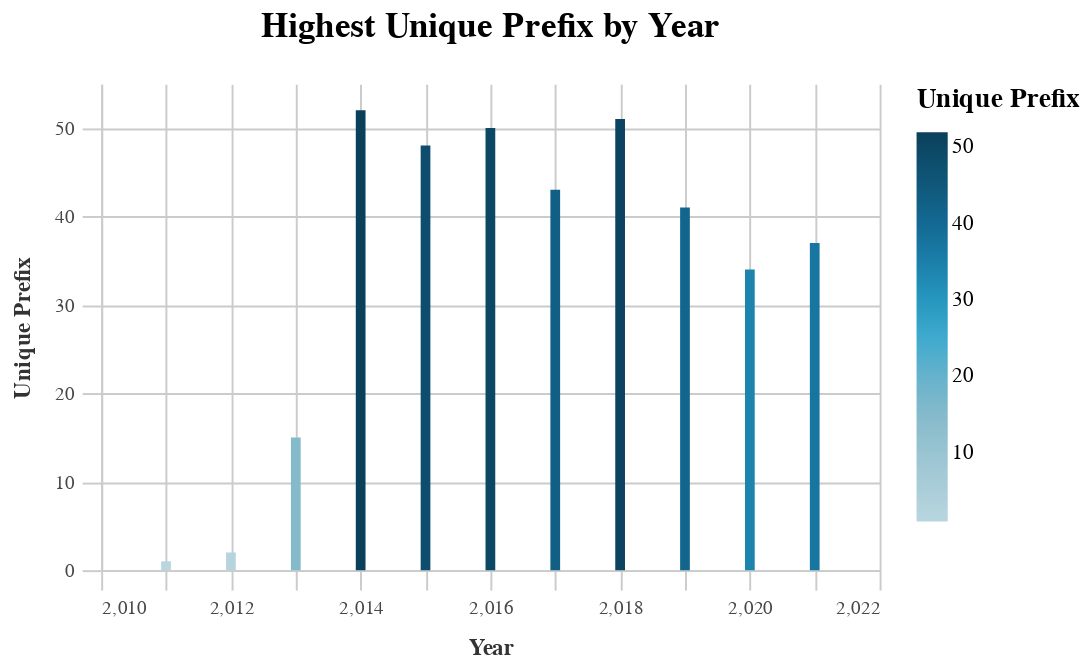

The cell this chart's notebook holds for it:
### Code cell
basic_bar_chart((df2),
            "unique_prefix",
            "prepared_y")

### Figure 1 — Vega-Lite specification as saved in the notebook (floating-point values rounded to 4 significant figures)
{"width": 400, "height": 250, "background": "white", "config": {"title": {"fontSize": 18, "font": "Raleway", "anchor": "middle", "fontColor": "#333", "fontWeight": "bold", "offset": 20}, "header": {"labelFont": "Nunito Sans", "titleFont": "Raleway"}, "axis": {"domain": true, "domainColor": "#cbcbcb", "grid": true, "gridColor": "#cbcbcb", "gridWidth": 1, "labelColor": "#474747", "labelFontSize": 10, "titleColor": "#333", "tickColor": "#cbcbcb", "tickSize": 10, "titleFontSize": 12, "titlePadding": 10, "labelPadding": 4}, "axisBand": {"grid": false}, "range": {"category_bright": ["#2EA8CE", "#EB9F3C", "#F4D837", "#51BF9D", "#8CBCCB", "#9487C0"], "category_bold": ["#136C97", "#E16B26", "#F6BF16", "#00896B", "#7790A3", "#5B559C"], "diverging": ["#E16B26", "#EB9F3C", "#f6e7e1", "#8CBCCB", "#2EA8CE", "#136C97"], "sequential": ["#B9D6DF", "#8CBCCB", "#2EA8CE", "#136C97", "#0B405B"]}, "legend": {"labelFont": "Nunito Sans", "labelFontSize": 11, "symbolType": "square", "symbolSize": 30, "titleFont": "Raleway", "titleFontSize": 14, "titlePadding": 10, "padding": 1, "orient": "right", "labelLimit": 0}, "view": {"stroke": "transparent"}, "group": {"fill": "white"}, "arc": {"fill": "#8CBCCB"}, "area": {"fill": "#8CBCCB"}, "line": {"stroke": "#8CBCCB", "strokeWidth": 2}, "trail": {"color": "#8CBCCB", "stroke": "#8CBCCB", "strokeWidth": 0, "size": 1}, "path": {"stroke": "#8CBCCB", "strokeWidth": 0.5}, "rect": {"fill": "#8CBCCB"}, "point": {"filled": true, "shape": "circle"}, "shape": {"stroke": "#8CBCCB"}, "text": {"font": "Nunito Sans", "color": "#8CBCCB", "fontSize": 11, "align": "center", "fontWeight": 400, "size": 11}, "bar": {"binSpacing": 2, "fill": "#8CBCCB", "stroke": false}}, "data": {"name": "data-b9f6b2c452a8981094e2593c28bbb185"}, "mark": "bar", "encoding": {"color": {"field": "unique_prefix", "legend": {"title": "Unique Prefix"}, "scale": {"range": ["#B9D6DF", "#8CBCCB", "#2EA8CE", "#136C97", "#0B405B"]}, "type": "quantitative"}, "x": {"field": "prepared_y", "sort": "-y", "title": "Year", "type": "quantitative"}, "y": {"field": "unique_prefix", "title": "Unique Prefix", "type": "quantitative"}}, "title": "Highest Unique Prefix by Year", "$schema": "https://vega.github.io/schema/vega-lite/v4.17.0.json", "datasets": {"data-b9f6b2c452a8981094e2593c28bbb185": [{"prepared_y": 2021.0, "dist": 4, "ac_requested_sum": 2534000.0, "fed_requested_sum": 106100000.0, "total_requested_sum": 160300000.0, "ac_requested_mean": 7541.0, "fed_requested_mean": 315800.0, "total_requested_mean": 477000.0, "unique_prefix": 37.0, "unique_primary_agency_name": 91.0, "unique_project_location": 272.0, "unique_project_no": 277.0, "unique_type_of_work": 253.0}, {"prepared_y": 2020.0, "dist": 4, "ac_requested_sum": -15200000.0, "fed_requested_sum": 215100000.0, "total_requested_sum": 381600000.0, "ac_requested_mean": -52430.0, "fed_requested_mean": 741600.0, "total_requested_mean": 1316000.0, "unique_prefix": 34.0, "unique_primary_agency_name": 89.0, "unique_project_location": 237.0, "unique_project_no": 246.0, "unique_type_of_work": 218.0}, {"prepared_y": 2019.0, "dist": 4, "ac_requested_sum": -70930000.0, "fed_requested_sum": 314900000.0, "total_requested_sum": 319700000.0, "ac_requested_mean": -176900.0, "fed_requested_mean": 785200.0, "total_requested_mean": 797200.0, "unique_prefix": 41.0, "unique_primary_agency_name": 93.0, "unique_project_location": 322.0, "unique_project_no": 333.0, "unique_type_of_work": 300.0}, {"prepared_y": 2018.0, "dist": 4, "ac_requested_sum": -19610000.0, "fed_requested_sum": 286200000.0, "total_requested_sum": 374000000.0, "ac_requested_mean": -43200.0, "fed_requested_mean": 630300.0, "total_requested_mean": 823900.0, "unique_prefix": 51.0, "unique_primary_agency_name": 97.0, "unique_project_location": 344.0, "unique_project_no": 369.0, "unique_type_of_work": 315.0}, {"prepared_y": 2017.0, "dist": 4, "ac_requested_sum": -12270000.0, "fed_requested_sum": 280100000.0, "total_requested_sum": 333200000.0, "ac_requested_mean": -33340.0, "fed_requested_mean": 761100.0, "total_requested_mean": 905400.0, "unique_prefix": 43.0, "unique_primary_agency_name": 98.0, "unique_project_location": 293.0, "unique_project_no": 320.0, "unique_type_of_work": 270.0}, {"prepared_y": 2016.0, "dist": 4, "ac_requested_sum": 59690000.0, "fed_requested_sum": 304800000.0, "total_requested_sum": 502300000.0, "ac_requested_mean": 144200.0, "fed_requested_mean": 736200.0, "total_requested_mean": 1213000.0, "unique_prefix": 50.0, "unique_primary_agency_name": 113.0, "unique_project_location": 336.0, "unique_project_no": 361.0, "unique_type_of_work": 300.0}, {"prepared_y": 2015.0, "dist": 4, "ac_requested_sum": 68360000.0, "fed_requested_sum": 240000000.0, "total_requested_sum": 448700000.0, "ac_requested_mean": 152300.0, "fed_requested_mean": 534400.0, "total_requested_mean": 999200.0, "unique_prefix": 48.0, "unique_primary_agency_name": 109.0, "unique_project_location": 374.0, "unique_project_no": 394.0, "unique_type_of_work": 300.0}, {"prepared_y": 2014.0, "dist": 4, "ac_requested_sum": -21670000.0, "fed_requested_sum": 178300000.0, "total_requested_sum": 229300000.0, "ac_requested_mean": -44490.0, "fed_requested_mean": 366200.0, "total_requested_mean": 470800.0, "unique_prefix": 52.0, "unique_primary_agency_name": 108.0, "unique_project_location": 376.0, "unique_project_no": 400.0, "unique_type_of_work": 295.0}, {"prepared_y": 2013.0, "dist": 4, "ac_requested_sum": 928800.0, "fed_requested_sum": 48610000.0, "total_requested_sum": 57970000.0, "ac_requested_mean": 24440.0, "fed_requested_mean": 1279000.0, "total_requested_mean": 1525000.0, "unique_prefix": 15.0, "unique_primary_agency_name": 28.0, "unique_project_location": 35.0, "unique_project_no": 38.0, "unique_type_of_work": 38.0}, {"prepared_y": 2012.0, "dist": 4, "ac_requested_sum": 0.0, "fed_requested_sum": 3652000.0, "total_requested_sum": 10380000.0, "ac_requested_mean": 0.0, "fed_requested_mean": 913000.0, "total_requested_mean": 2594000.0, "unique_prefix": 2.0, "unique_primary_agency_name": 3.0, "unique_project_location": 4.0, "unique_project_no": 4.0, "unique_type_of_work": 4.0}, {"prepared_y": 2011.0, "dist": 4, "ac_requested_sum": 0.0, "fed_requested_sum": 0.0, "total_requested_sum": 3173.0, "ac_requested_mean": 0.0, "fed_requested_mean": 0.0, "total_requested_mean": 3173.0, "unique_prefix": 1.0, "unique_primary_agency_name": 1.0, "unique_project_location": 1.0, "unique_project_no": 1.0, "unique_type_of_work": 1.0}, {"prepared_y": null, "dist": 4, "ac_requested_sum": null, "fed_requested_sum": null, "total_requested_sum": null, "ac_requested_mean": null, "fed_requested_mean": null, "total_requested_mean": null, "unique_prefix": null, "unique_primary_agency_name": null, "unique_project_location": null, "unique_project_no": null, "unique_type_of_work": null}]}}
